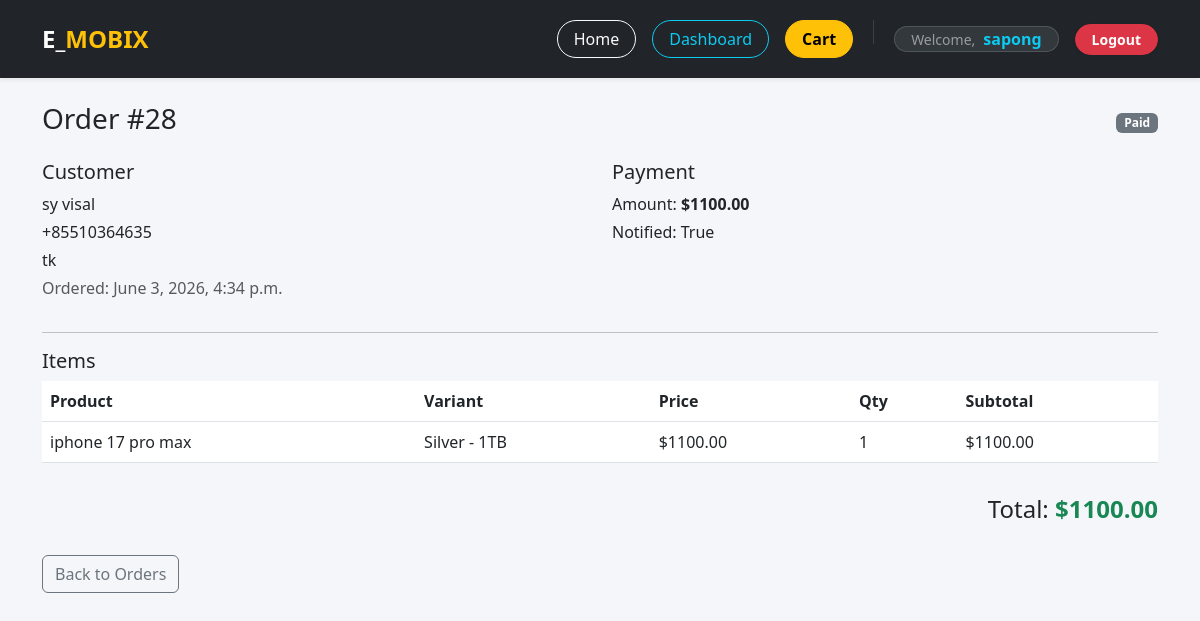
The page /dashboard/orders/28/ (signed in) on the database its author committed.
### orders/models.py (models this page shows, shortened)
class Order(models.Model):
    STATUS_CHOICES = [
        ('pending',   'Pending'),
        ('paid',      'Paid'),
        ('shipped',   'Shipped'),
        ('cancelled', 'Cancelled'),
    ]
    status = models.CharField(max_length=20, choices=STATUS_CHOICES, default='pending')
    full_name = models.CharField(max_length=200, blank=True)
    phone = models.CharField(max_length=20, blank=True)
    address = models.TextField(blank=True)
    city = models.CharField(max_length=100, blank=True)
    notified = models.BooleanField(default=False)
    user = models.ForeignKey(User, on_delete=models.CASCADE)
    total = models.DecimalField(max_digits=10, decimal_places=2, default=0)
    created_at = models.DateTimeField(auto_now_add=True)

class OrderItem(models.Model):
    order = models.ForeignKey(Order, on_delete=models.CASCADE, related_name='items')
    product = models.ForeignKey(Product, on_delete=models.CASCADE)
    variant = models.ForeignKey(ProductVariant, on_delete=models.SET_NULL, null=True, blank=True)
    qty = models.IntegerField(default=1)
    price = models.DecimalField(max_digits=10, decimal_places=2)
    def subtotal(self):
        return self.price * self.qty

### products/models.py (models this page shows, shortened)
class Product(models.Model):
    name = models.CharField(max_length=200)
    price = models.DecimalField(max_digits=10, decimal_places=2)
    description = models.TextField(blank=True)
    image = models.ImageField(upload_to='products/')
    stock = models.IntegerField(default=0)
    created_at = models.DateTimeField(auto_now_add=True)

class ProductVariant(models.Model):
    product = models.ForeignKey(Product, on_delete=models.CASCADE, related_name='variants')
    color = models.CharField(max_length=50)
    storage = models.CharField(max_length=50)
    def __str__(self):
        return f"{self.color} - {self.storage}" # ត្រឡប់មកវិញនូវជម្រើសពណ៌ និងមេមូរី

### dashboard/views.py (the view)
# urls.py: path('orders/<int:order_id>/', views.dashboard_order_detail, name='dashboard_order_detail'),
@staff_required
def dashboard_order_detail(request, order_id):
    order = get_object_or_404(Order, id=order_id)
    items = order.items.select_related('product', 'variant').all()
    return render(request, 'dashboard/order_detail.html', {
        'order': order,
        'items': items,
        'active_tab': 'orders'
    })

### dashboard/views.py (called while the page is built)
def staff_required(view_func):
    @functools.wraps(view_func)
    @login_required
    def wrapper(request, *args, **kwargs):
        if not request.user.is_staff:
            return redirect('home')
        return view_func(request, *args, **kwargs)
    return wrapper

### templates/dashboard/order_detail.html (shortened to what this page needs)
{% extends "base.html" %}
{% block content %}
<div class="container py-4">
  <div class="d-flex justify-content-between align-items-center mb-3">
    <h3>Order #{{ order.id }}</h3>
    <span class="badge bg-secondary">{{ order.get_status_display }}</span>
  </div>
  <div class="row">
    <div class="col-md-6">
      <h5>Customer</h5>
      <p class="mb-1">{{ order.full_name|default:order.user.username }}</p>
      <p class="mb-1">{{ order.phone }}</p>
      <p class="mb-1">{{ order.address }}</p>
      <p class="text-muted">Ordered: {{ order.created_at }}</p>
    </div>
    <div class="col-md-6">
      <h5>Payment</h5>
      <p class="mb-1">Amount: <strong>${{ order.total }}</strong></p>
      <p class="mb-1">Notified: {{ order.notified }}</p>
    </div>
  </div>
  <hr />
  <h5>Items</h5>
  <div class="table-responsive">
    <table class="table">
      <thead>
        <tr><th>Product</th><th>Variant</th><th>Price</th><th>Qty</th><th>Subtotal</th></tr>
      </thead>
      <tbody>
        {% for it in items %}
        <tr>
          <td>{{ it.product.name }}</td>
          <td>{% if it.variant %}{{ it.variant }}{% else %}-{% endif %}</td>
          <td>${{ it.price|floatformat:2 }}</td>
          <td>{{ it.qty }}</td>
          <td>${{ it.subtotal|floatformat:2 }}</td>
        </tr>
        {% endfor %}
      </tbody>
    </table>
  </div>
  <div class="d-flex justify-content-end mt-3">
    <h4>Total: <strong class="text-success">${{ order.total }}</strong></h4>
  </div>
  <div class="mt-4">
    <a href="{% url 'dashboard_orders' %}" class="btn btn-outline-secondary">Back to Orders</a>
  </div>
</div>
{% endblock %}

### templates/base.html (shortened to what this page needs)
<!DOCTYPE html>
<html lang="en">
<head>
    <link href="https://cdn.jsdelivr.net/npm/bootstrap@5.3.0/dist/css/bootstrap.min.css" rel="stylesheet">
</head>
<body>
<nav class="navbar navbar-expand-lg navbar-dark bg-dark shadow-sm py-3 mb-0">
    <div class="container">
        <a class="navbar-brand fw-bold fs-4 text-uppercase tracking-wider" href="/">
            <span class="text-white">E_</span><span class="text-warning">Mobix</span>
        </a>
        <div class="collapse navbar-collapse justify-content-end" id="navbarNav">
            <div class="d-flex align-items-center gap-3 mt-3 mt-lg-0">
                <a href="/" class="btn btn-outline-light px-3 rounded-pill">Home</a>
                {% if user.is_authenticated and user.is_staff %}
                    <a href="{% url 'dashboard' %}" class="btn btn-outline-info px-3 rounded-pill">
                         Dashboard
                    </a>
                {% endif %}
                <a href="/cart/" class="btn btn-warning px-3 rounded-pill position-relative fw-bold">
                     Cart
                </a>
                {% if user.is_authenticated %}
                    <div class="d-flex align-items-center gap-2 bg-secondary bg-opacity-25 px-3 py-1.5 rounded-pill border border-secondary border-opacity-50">
                        <span class="text-white-50 small">Welcome,</span>
                        <span class="fw-bold text-info">{{ user.username }}</span>
                    </div>
                    <a href="{% url 'logout' %}" class="btn btn-danger px-3 rounded-pill shadow-sm btn-sm fw-bold">Logout</a>
                {% else %}
                    <a href="{% url 'login' %}" class="btn btn-outline-info px-3 rounded-pill btn-sm">Login</a>
                    <a href="{% url 'register' %}" class="btn btn-success px-3 rounded-pill btn-sm fw-bold shadow-sm">Register</a>
                {% endif %}
            </div>
        </div>
    </div>
</nav>
<div class="container-fluid px-0">
    {% block content %}{% endblock %}
</div>
</body>
</html>

### templates/base.html (style rules this page uses)
html, body { margin: 0; padding: 0; min-height: 100%; }
body { background: #f4f6f9; }
.navbar { box-shadow: 0 2px 10px rgba(0,0,0,0.1); position: sticky; z-index: 1000; top: 0; }

### rows shown on the page
Order: id "28", status "Paid", full_name "sy visal", phone "+85510364635", address "tk", created_at "June 3, 2026, 4:34 p.m.", total "1100.00", notified "True"
OrderItem: product.name "iphone 17 pro max", variant "Silver - 1TB", price "1100.00", qty "1", subtotal "1100.00"

### other values the page prints
{{ user.username }} "sapong"
